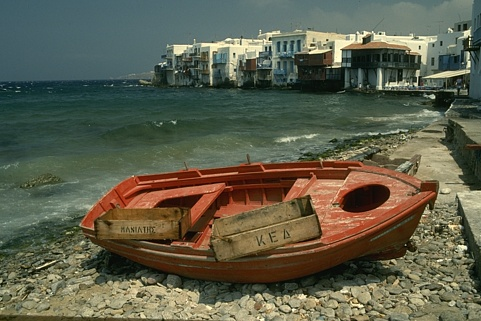
#> input picture t1/train/118020.jpg, 481 x 321 px, found by its file name
$ python 'Image Segmentation.py'
#> lines starting #> are read from the running program, lines starting #| are printed output that depends on the picture; long printed decimals are rounded
import numpy as np
import cv2


def find_closest_centroids(X, centroids):
    m = X.shape[0]
    k = centroids.shape[0]
    idx = np.zeros(m)

    for i in range(m):
        min_dist = 1000000
        for j in range(k):
            dist = np.sum((X[i,:] - centroids[j,:]) ** 2)
            if dist < min_dist:
                min_dist = dist
                idx[i] = j

    return idx
def compute_centroids(X, idx, k):
    m, n = X.shape
    centroids = np.zeros((k, n))
    for i in range(k):
        indices = np.where(idx == i)
        centroids[i,:] = (np.sum(X[indices,:], axis=1) / len(indices[0])).ravel()

    return centroids
def run_k_means(X, initial_centroids, max_iters):
    m, n = X.shape
    k = initial_centroids.shape[0]
    idx = np.zeros(m)
    centroids = initial_centroids

    for i in range(max_iters):
        print(centroids)
        print('===============================')
        idx = find_closest_centroids(X, centroids)
        centroids = compute_centroids(X, idx, k)

    return idx, centroids


def init_centroids(X, k):
    m, n = X.shape
    centroids = np.zeros((k, n))
    idx = np.random.randint(0, m, k)
    for i in range(k):
        centroids[i,:] = X[idx[i],:]

    return centroids

img = cv2.imread('t1\\train\\118020.jpg')
#> img is the input picture: shape (321, 481, 3); mean B, G, R 75.2, 94.3, 93.8
cv2.imshow('Original Image',img)
Z = np.float32(img.reshape((-1,3)))
initial_centroids = init_centroids(Z,3)  #np.array([[3, 3,3], [60, 20,10], [200, 500,100]])
#> after the loop in init_centroids, `for i in range(k):`: centroids = [[38, 50, 28], [14, 41, 61], [98, 121, 116]]
#> initial_centroids = [[38, 50, 28], [14, 41, 61], [98, 121, 116]]
idx = find_closest_centroids(Z, initial_centroids)
idx, centroids = run_k_means(Z, initial_centroids, 2)
#> the loop in run_k_means, `for i in range(max_iters):` made 2 passes
#| [[ 38.  50.  28.]
#|  [ 14.  41.  61.]
#|  [ 98. 121. 116.]]
#| [[ 47.288   58.477  41.028]
#|  [ 18.277  43.401  71.483]
#|  [102.436 123.710 123.894]]
#> centroids = [[51.76, 64.28, 47.36], [16.48, 41.29, 71.76], [105.5, 127.1, 128.1]]
print(initial_centroids.shape)
#| (3, 3)
center = np.uint8(centroids)
#> center = [[51, 64, 47], [16, 41, 71], [105, 127, 128]]
idx= np.int64(idx)

res = center[idx.flatten()]
res2 = res.reshape((img.shape))
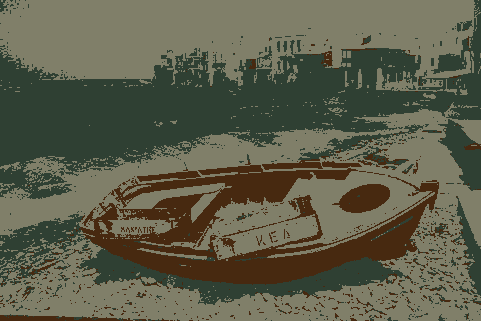
#> res2: shape (321, 481, 3); mean B, G, R 74.6, 94.1, 93.5

cv2.imshow('After Sefmentation (5)',res2)
cv2.waitKey(0)
cv2.destroyAllWindows()

$ run again, with t1/train/100075.jpg copied over t1/train/118020.jpg
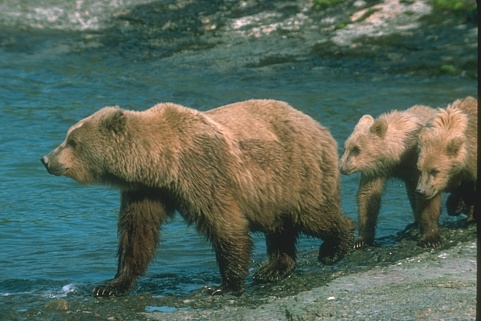
#> input picture t1/train/100075.jpg, 481 x 321 px, found by its file name
#> img is the input picture: shape (321, 481, 3); mean B, G, R 89.2, 101.7, 84.4
#> after the loop in init_centroids, `for i in range(k):`: centroids = [[95, 99, 58], [129, 119, 59], [56, 72, 71]]
#> the loop in run_k_means, `for i in range(max_iters):` made 2 passes
#| [[ 95.  99.  58.]
#|  [129. 119.  59.]
#|  [ 56.  72.  71.]]
#| [[ 91.213 101.317  73.414]
#|  [129.116 137.908 120.922 ]
#|  [ 53.629  71.202  62.591]]
#> `idx, centroids = run_k_means(Z, initial_centroids, 2)`: centroids = [[97.89, 104.1, 68.95], [121.4, 142.4, 150.6], [51.87, 65.2, 49.65]]
#| (3, 3)
#> center = [[97, 104, 68], [121, 142, 150], [51, 65, 49]]
#> `res2 = res.reshape((img.shape))`:
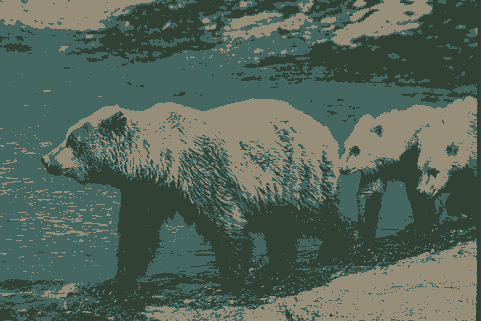
#> res2: shape (321, 481, 3); mean B, G, R 88.5, 101.4, 83.6

$ run again, with t1/train/103041.jpg copied over t1/train/118020.jpg
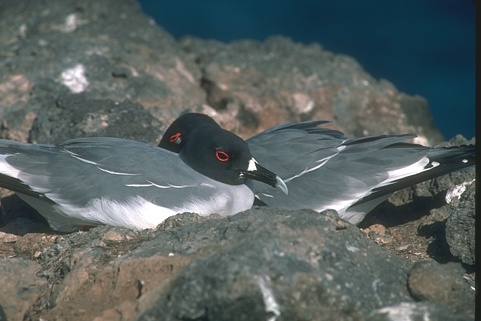
#> input picture t1/train/103041.jpg, 481 x 321 px, found by its file name
#> img is the input picture: shape (321, 481, 3); mean B, G, R 97.3, 98.4, 88.8
#> after the loop in init_centroids, `for i in range(k):`: centroids = [[107, 114, 111], [56, 68, 70], [91, 105, 104]]
#> the loop in run_k_means, `for i in range(max_iters):` made 2 passes
#| [[107. 114. 111.]
#|  [ 56.  68.  70.]
#|  [ 91. 105. 104.]]
#| [[128.170 131.861 129.593]
#|  [ 65.857  59.545  39.211]
#|  [ 92.746  98.791  91.657]]
#> `idx, centroids = run_k_means(Z, initial_centroids, 2)`: centroids = [[137.8, 141.4, 141.7], [63.18, 54.4, 31.44], [94.68, 100, 92.54]]
#| (3, 3)
#> center = [[137, 141, 141], [63, 54, 31], [94, 100, 92]]
#> `res2 = res.reshape((img.shape))`:
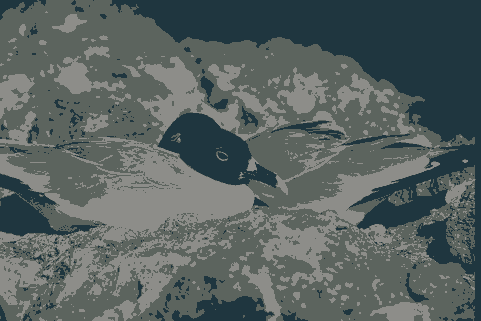
#> res2: shape (321, 481, 3); mean B, G, R 96.7, 98.2, 88.2

$ run again, with t1/train/104022.jpg copied over t1/train/118020.jpg
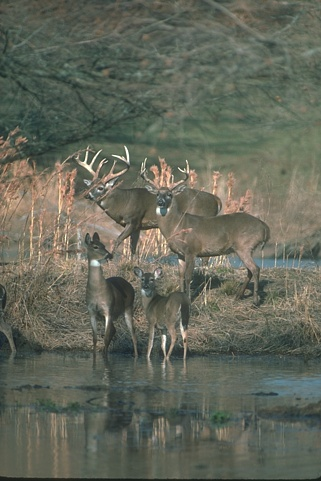
#> input picture t1/train/104022.jpg, 321 x 481 px, found by its file name
#> img is the input picture: shape (481, 321, 3); mean B, G, R 90.2, 103.4, 99.6
#> after the loop in init_centroids, `for i in range(k):`: centroids = [[89, 111, 93], [86, 100, 96], [79, 94, 86]]
#> the loop in run_k_means, `for i in range(max_iters):` made 2 passes
#| [[ 89. 111.  93.]
#|  [ 86. 100.  96.]
#|  [ 79.  94.  86.]]
#| [[109.812  125.804 126.521]
#|  [ 87.297 101.162  99.172]
#|  [ 72.160   82.318  73.348]]
#> `idx, centroids = run_k_means(Z, initial_centroids, 2)`: centroids = [[116.2, 133.2, 139.2], [89.1, 102.7, 96.68], [69.43, 78.96, 69.54]]
#| (3, 3)
#> center = [[116, 133, 139], [89, 102, 96], [69, 78, 69]]
#> `res2 = res.reshape((img.shape))`:
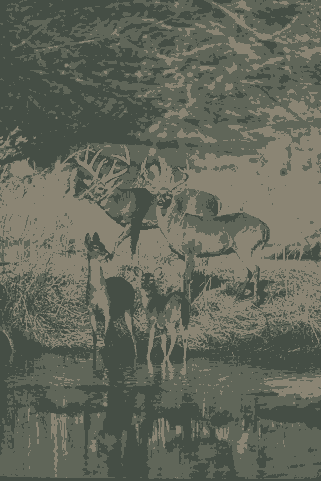
#> res2: shape (481, 321, 3); mean B, G, R 89.9, 102.7, 99.1
